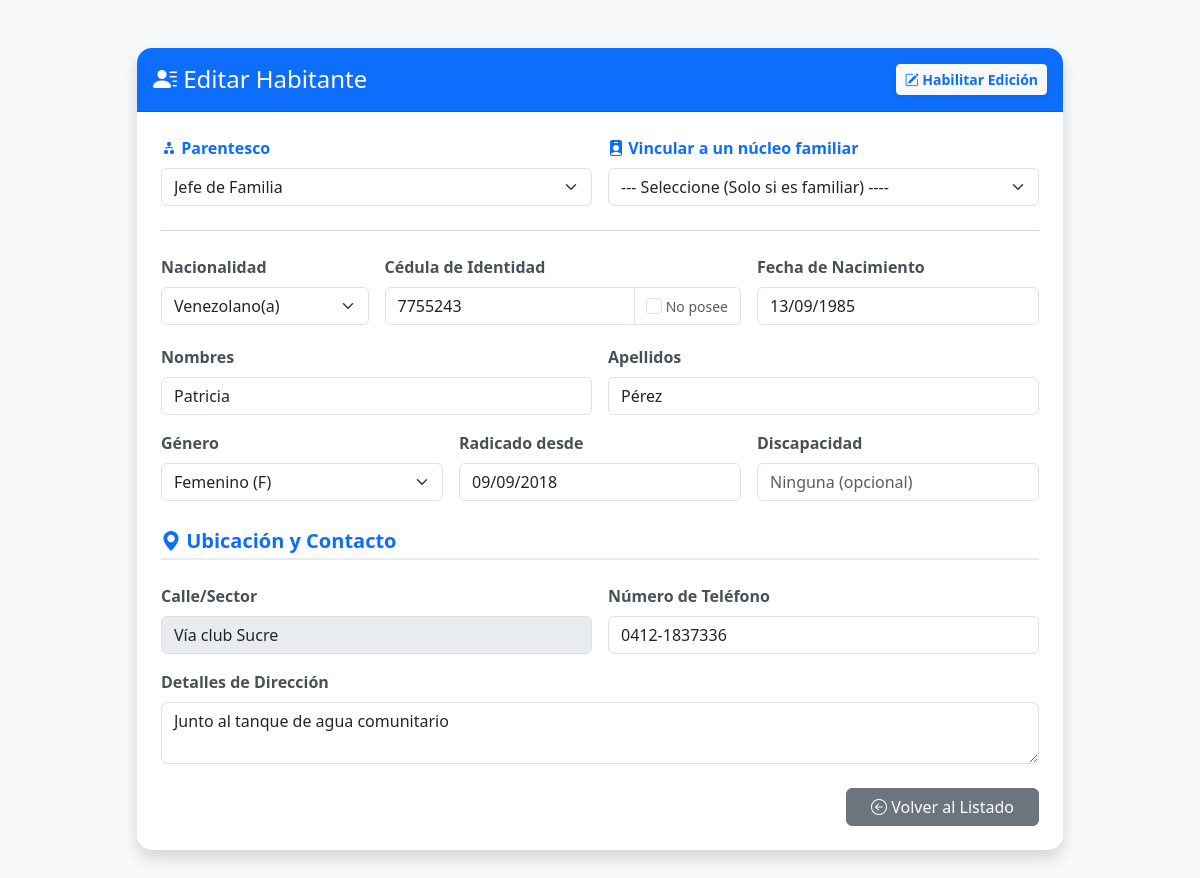
/habitantes/editar/5380/, run on the app's committed database.
### comunidad/models.py (models this page shows, shortened)
class Habitante(models.Model):
    PARENTESCO_CHOICES = [
        ('JEFE', 'Jefe de Familia'),
        ('ESPOSO', 'Esposo(a) / Conyugue'),
        ('HIJO', 'Hijo(a)'),
        ('PADRE', 'Padre / Madre'),
        ('HERMANO', 'Hermano(a)'),
        ('NIETO', 'Nieto(a)'),
        ('OTRO', 'Otro Familiar'),
    ]
    NACIONALIDAD_CHOICES = [
        ('V', 'Venezolano(a)'),
        ('E', 'Extranjero(a)'),
    ]
    GENERO_CHOICES = [
        ('M', 'Masculino (M)'),
        ('F', 'Femenino (F)'),
    ]
    CALLE_CHOICES = [
        ('Monjas I', 'Monjas I'),
        ('Monjas II', 'Monjas II'),
        ('Vía club Sucre', 'Vía club Sucre'),
        ('Entrada Km5 vía la amistad', 'Entrada Km5 vía la amistad'),
    ]
    nacionalidad = models.CharField(max_length=1, choices=NACIONALIDAD_CHOICES, default='V', verbose_name="Nacionalidad")
    cedula = models.CharField(max_length=15, unique=True, null=True, blank=True, verbose_name="Cédula de Identidad")
    nombres = models.CharField(max_length=100, verbose_name="Nombres")
    apellidos = models.CharField(max_length=100, verbose_name="Apellidos")
    fecha_nacimiento = models.DateField(verbose_name="Fecha de Nacimiento")
    fecha_ingreso = models.DateField(
        verbose_name="Radicado desde",
        null=False,
        blank=False
    )
    genero = models.CharField(max_length=1, choices=GENERO_CHOICES, verbose_name="Género")
    telefono = models.CharField(max_length=20, blank=True, null=True, verbose_name="Teléfono de Contacto")
    calle_sector = models.CharField(max_length=50, choices=CALLE_CHOICES, verbose_name="Calle / Sector")
    parentesco = models.CharField(max_length=20, choices=PARENTESCO_CHOICES, verbose_name="Parentesco con el Jefe de Familia")
    punto_referencia = models.TextField(blank=True, null=True, verbose_name="Punto de Referencia")
    discapacidad = models.CharField(max_length=100, blank=True, null=True, verbose_name="Discapacidad")
    jefe_familia = models.ForeignKey('self', on_delete=models.SET_NULL, blank=True, null=True, related_name='familiares', verbose_name="Jefe de Familia Relacionado")
    vivo = models.BooleanField(default=True, verbose_name="¿Está vivo?")
    fecha_fallecimiento = models.DateField(null=True, blank=True, verbose_name="Fecha de Fallecimiento")
    hora_fallecimiento = models.CharField(max_length=50, null=True, blank=True, verbose_name="Hora de Fallecimiento")
    causa_fallecimiento = models.TextField(null=True, blank=True, verbose_name="Causa de Fallecimiento")
    class Meta:
        verbose_name = "Habitante"
        verbose_name_plural = "Habitantes"
    def __str__(self):
        estado = "✝" if not self.vivo else ""
        return f"{estado} {self.nombres} {self.apellidos}"

### comunidad/views.py (the view)
# urls.py: path('editar/<int:pk>/', views.editar_habitante, name='editar_habitante'),
def editar_habitante(request, pk):
    habitante = get_object_or_404(Habitante, pk=pk)
    if request.method == 'POST':
        data = request.POST.copy()
        parentesco = data.get('parentesco', '')
        cedula_ingresada = data.get('cedula', '').strip()
        if parentesco == 'JEFE':
            data['jefe_familia'] = ''
        if not cedula_ingresada or cedula_ingresada == "NO POSEE":
            data['cedula'] = ''
        form = HabitanteForm(data, instance=habitante)
        if form.is_valid():
            instancia = form.save(commit=False)
            if parentesco == 'JEFE':
                instancia.jefe_familia = None
            if not data['cedula']:
                instancia.cedula = None
            instancia.save()
            messages.success(request, f"El registro de {habitante.nombres} se actualizó correctamente.")
            return redirect('lista_habitantes')
        else:
            for field, errors in form.errors.items():
                for error in errors:
                    messages.error(request, f"Error al actualizar: {error}")
    else:
        form = HabitanteForm(instance=habitante)
    return render(request, 'comunidad/form_habitante.html', {'form': form, 'titulo': 'Editar Habitante', 'h': habitante})

### comunidad/templates/comunidad/form_habitante.html (shortened to what this page needs)
<!DOCTYPE html>
<html lang="es">
<head>
    <link href="https://cdn.jsdelivr.net/npm/bootstrap@5.3.0/dist/css/bootstrap.min.css" rel="stylesheet">
    <link rel="stylesheet" href="https://cdn.jsdelivr.net/npm/bootstrap-icons@1.11.1/font/bootstrap-icons.css">
    <link rel="stylesheet" href="https://cdn.jsdelivr.net/npm/flatpickr/dist/flatpickr.min.css">
</head>
<body class="bg-light py-5">
    <div class="container">
        <div class="row justify-content-center">
            <div class="col-md-10">
                <div class="card shadow border-0">
                    <div class="card-header bg-primary text-white d-flex justify-content-between align-items-center py-3">
                        <h4 class="mb-0" id="tituloPagina"><i class="bi bi-person-lines-fill"></i> {{ titulo }}</h4>
                        {% if h %}
                        <button type="button" id="btnEditar" class="btn btn-light btn-sm fw-bold text-primary shadow-sm">
                            <i class="bi bi-pencil-square"></i> Habilitar Edición
                        </button>
                        {% endif %}
                    </div>
                    <div class="card-body p-4">
                        <form method="POST" id="formHabitante" novalidate>
                            <div class="row g-3">
                                <div class="col-md-6">
                                    <label class="form-label text-primary"><i class="bi bi-diagram-2-fill"></i> Parentesco</label>
                                    {{ form.parentesco }}
                                </div>
                                <div class="col-md-6">
                                    <label class="form-label text-primary"><i class="bi bi-person-badge-fill"></i> Vincular a un núcleo familiar</label>
                                    {{ form.jefe_familia }}
                                </div>
                                <div class="col-12"><hr class="text-muted my-2"></div>
                                <div class="col-md-3">
                                    <label class="form-label">Nacionalidad</label>
                                    {{ form.nacionalidad }}
                                </div>
                                <div class="col-md-5">
                                    <label class="form-label">Cédula de Identidad</label>
                                    <div class="input-group">
                                        {{ form.cedula }}
                                        <div class="input-group-text bg-white border-start-0">
                                            <input class="form-check-input mt-0 me-1" type="checkbox" id="no_posee_cedula">
                                            <label class="form-check-label small text-muted" for="no_posee_cedula">No posee</label>
                                        </div>
                                    </div>
                                </div>
                                <div class="col-md-4">
                                    <label class="form-label">Fecha de Nacimiento</label>
                                    {{ form.fecha_nacimiento }}
                                </div>
                                <div class="col-md-6">
                                    <label class="form-label">Nombres</label>
                                    {{ form.nombres }}
                                </div>
                                <div class="col-md-6">
                                    <label class="form-label">Apellidos</label>
                                    {{ form.apellidos }}
                                </div>
                                <div class="col-md-4">
                                    <label class="form-label">Género</label>
                                    {{ form.genero }}
                                </div>
                                <div class="col-md-4">
                                    <label class="form-label">Radicado desde</label>
                                    {{ form.fecha_ingreso }}
                                </div>
                                <div class="col-md-4">
                                    <label class="form-label">Discapacidad</label>
                                    {{ form.discapacidad }}
                                </div>
                                <div class="col-12 mt-4">
                                    <h5 class="section-title"><i class="bi bi-geo-alt-fill"></i> Ubicación y Contacto</h5>
                                </div>
                                <div class="col-md-6">
                                    <label class="form-label">Calle/Sector</label>
                                    {% if h %}
                                        <div id="calleSectorTexto" style="display: block;">
                                            <input type="text" class="form-control" id="calleSectorDisplay" value="{{ form.calle_sector.value|default:'' }}" readonly disabled>
                                        </div>
                                    {% else %}
                                        {{ form.calle_sector }}
                                    {% endif %}
                                </div>
                                <div class="col-md-6">
                                    <label class="form-label">Número de Teléfono</label>
                                    {{ form.telefono }}
                                </div>
                                <div class="col-12">
                                    <label class="form-label">Detalles de Dirección</label>
                                    {{ form.punto_referencia }}
                                </div>
                            </div>
                            <div class="d-flex justify-content-end gap-2 mt-4">
                                <a href="{% url 'lista_habitantes' %}" class="btn btn-secondary px-4">
                                    <i class="bi bi-arrow-left-circle"></i> Volver al Listado
                                </a>
                            </div>
                        </form>
                    </div>
                </div>
            </div>
        </div>
    </div>
</body>
</html>

### comunidad/templates/comunidad/form_habitante.html (style rules this page uses)
.form-label { font-weight: bold; color: #495057; }
.card { border-radius: 15px; }
.card-header { border-radius: 15px 15px 0 0 !important; }
.section-title { color: #0d6efd; font-weight: bold; padding-bottom: 5px; border-bottom: 2px solid #e9ecef; }
select:disabled, input:disabled, textarea:disabled { background-color: #e9ecef !important; cursor: not-allowed; }

### data on the page
Habitante: parentesco "Jefe de Familia", jefe_familia "--- Seleccione (Solo si es familiar) ----", nacionalidad "Venezolano(a)", cedula "7755243", fecha_nacimiento "13/09/1985", nombres "Patricia", apellidos "Pérez", genero "Femenino (F)", fecha_ingreso "09/09/2018", calle_sector.value "Vía club Sucre", telefono "0412-1837336", punto_referencia "Junto al tanque de agua comunitario"

### other printed values
{{ titulo }} "Editar Habitante"
